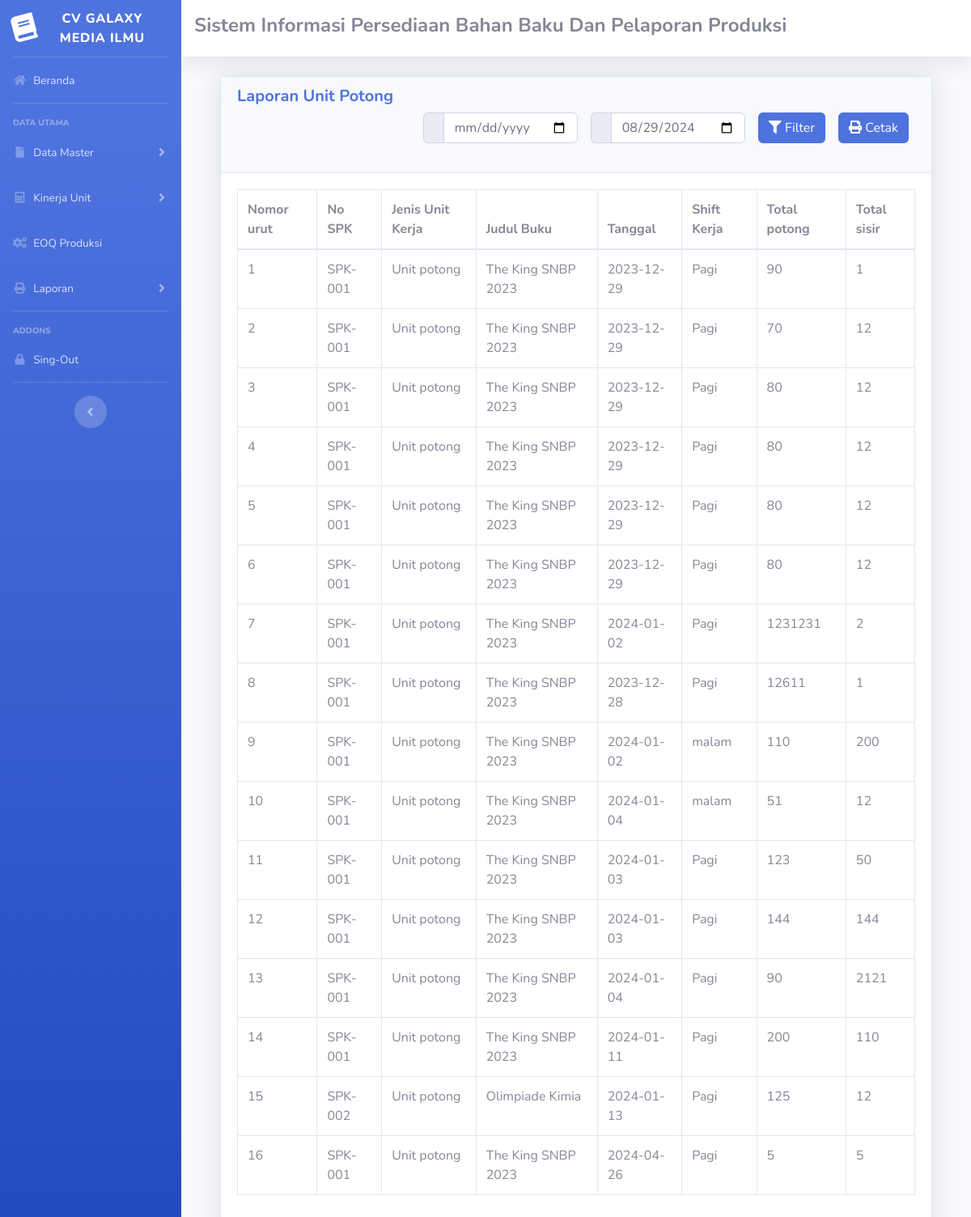
Page /s_admin.php?url=laporan_potong on the committed database.
### tables this page shows
CREATE TABLE `unit_potong` (
  `id` int NOT NULL,
  `id_spk` int NOT NULL,
  `id_unit_kerja` int NOT NULL,
  `id_bahan_baku` int DEFAULT NULL,
  `shift_kerja` varchar(100) NOT NULL,
  `tanggal` date NOT NULL,
  `total_potong` int DEFAULT NULL,
  `total_sisir` int NOT NULL
);

CREATE TABLE `spk` (
  `id_spk` int NOT NULL,
  `id_pengguna` int NOT NULL,
  `no_spk` varchar(100) NOT NULL,
  `judul_buku` varchar(100) NOT NULL,
  `no_isbn` varchar(100) NOT NULL,
  `tanggal` date NOT NULL,
  `tanggal_permintaan_selesai` date NOT NULL,
  `oplah_cetak` int NOT NULL,
  `oplah_insheet` int NOT NULL,
  `ukuran_buku` varchar(100) NOT NULL,
  `jumlah_halaman` int NOT NULL,
  `jumlah_catern` int NOT NULL,
  `jumlah_plat` int NOT NULL,
  `ukuran_kertas` varchar(100) NOT NULL,
  `kebutuhan_kertas` varchar(100) NOT NULL,
  `mesin_cetak` varchar(100) NOT NULL
);

CREATE TABLE `unit_kerja` (
  `id_unit_kerja` int NOT NULL,
  `id_pengguna` int NOT NULL,
  `jenis_unit_kerja` varchar(100) NOT NULL
);

### laporan_potong.php (the view, shortened to what this page needs)
<!DOCTYPE html PUBLIC "-//W3C//DTD XHTML 1.0 Transitional//EN" "http://www.w3.org/TR/xhtml1/DTD/xhtml1-transitional.dtd">
<html xmlns="http://www.w3.org/1999/xhtml">
<head>
</head>
<body>
  <div class="container-fluid">
    <div class="card shadow mb-4">
      <div class="card-header">
        <h5 class="m-0 font-weight-bold text-primary"> Laporan Unit Potong</h6>
          <form method="GET" action="s_admin.php">
            <div class="d-flex flex-row-reverse">
              <div class="p-2">
                <button type="button" class="btn btn-primary" onclick="cetakLaporan()"><i class="fa fa-print"></i> Cetak</button>
              </div>
              <div class="p-2">
                <button type="submit" class="btn btn-primary"><i class="fa fa-filter"></i> Filter</button>
              </div>
              <div class="p-2">
                <div class="input-group mb-3">
                  <div class="input-group-prepend">
                    <span class="input-group-text"><i class="mdi mdi-calendar-month"></i></span>
                  </div>
                  <input type="date" class="form-control" name="akhir" value="<?php echo date('Y-m-d'); ?>">
                </div>
              </div>
              <div class="p-2">
                <div class="input-group mb-3">
                  <div class="input-group-prepend">
                    <span class="input-group-text"><i class="mdi mdi-calendar-month"></i></span>
                  </div>
                  <input type="date" class="form-control" name="awal" value="<?php echo isset($_GET['awal']) ? $_GET['awal'] : ''; ?>" required>
                </div>
              </div>
            </div>
          </form>
      </div>
      <div class="card-body">
        <div class="table-responsive">
          <table class="table table-bordered" id="dataTable" width="100%" cellspacing="0">
            <thead>
              <tr>
                <th>Nomor urut</th>
                <th>No SPK</th>
                <th>Jenis Unit Kerja</th>
                <th>Judul Buku</th>
                <th>Tanggal</th>
                <th>Shift Kerja</th>
                <th>Total potong</th>
                <th>Total sisir</th>
              </tr>
            </thead>
            <tbody>
              <?php
              require 'koneksi.php';
              $counter = 1;
              if (isset($_GET['awal'])) {
                $awal = $_GET['awal'];
                $akhir = $_GET['akhir'];
                $sql = "SELECT id,no_spk,jenis_unit_kerja,judul_buku,up.tanggal,shift_kerja,total_potong,total_sisir
                        FROM unit_potong up
                        INNER JOIN spk ON up.id_spk = spk.id_spk
                        INNER JOIN unit_kerja ON up.id_unit_kerja = unit_kerja.`id_unit_kerja`
                        WHERE up.`tanggal` >= '$awal' AND up.`tanggal` <= '$akhir';";
              } else {
                $sql = "SELECT id,no_spk,jenis_unit_kerja,judul_buku,up.tanggal,shift_kerja,total_potong,total_sisir
                        FROM unit_potong up
                        INNER JOIN spk ON up.id_spk = spk.id_spk
                        INNER JOIN unit_kerja ON up.id_unit_kerja = unit_kerja.`id_unit_kerja`;";
              }
              $result = mysqli_query($conn, $sql);
              $data = mysqli_fetch_all($result, MYSQLI_ASSOC);
              foreach ($data as $row) {
              ?>
                <tr>
                  <td><?php echo $counter++; ?></td>
                  <td><?php echo $row['no_spk']; ?></td>
                  <td><?php echo $row['jenis_unit_kerja']; ?></td>
                  <td><?php echo $row['judul_buku']; ?></td>
                  <td><?php echo $row['tanggal']; ?></td>
                  <td><?php echo $row['shift_kerja']; ?></td>
                  <td><?php echo $row['total_potong']; ?></td>
                  <td><?php echo $row['total_sisir']; ?></td>
                </tr>
              <?php
              }
              ?>
            </tbody>
          </table>
        </div>
      </div>
    </div>
  </div>
</body>
</html>

### rows in the picture
unit_potong: id_spk.no_spk "SPK-001", id_unit_kerja.jenis_unit_kerja "Unit potong", id_spk.judul_buku "The King SNBP 2023", tanggal "2023-12-29", shift_kerja "Pagi", total_potong "90", total_sisir "1"
unit_potong: id_spk.no_spk "SPK-001", id_unit_kerja.jenis_unit_kerja "Unit potong", id_spk.judul_buku "The King SNBP 2023", tanggal "2023-12-29", shift_kerja "Pagi", total_potong "70", total_sisir "12"
unit_potong: id_spk.no_spk "SPK-001", id_unit_kerja.jenis_unit_kerja "Unit potong", id_spk.judul_buku "The King SNBP 2023", tanggal "2023-12-29", shift_kerja "Pagi", total_potong "80", total_sisir "12"
unit_potong: id_spk.no_spk "SPK-001", id_unit_kerja.jenis_unit_kerja "Unit potong", id_spk.judul_buku "The King SNBP 2023", tanggal "2023-12-29", shift_kerja "Pagi", total_potong "80", total_sisir "12"
unit_potong: id_spk.no_spk "SPK-001", id_unit_kerja.jenis_unit_kerja "Unit potong", id_spk.judul_buku "The King SNBP 2023", tanggal "2023-12-29", shift_kerja "Pagi", total_potong "80", total_sisir "12"
unit_potong: id_spk.no_spk "SPK-001", id_unit_kerja.jenis_unit_kerja "Unit potong", id_spk.judul_buku "The King SNBP 2023", tanggal "2023-12-29", shift_kerja "Pagi", total_potong "80", total_sisir "12"
unit_potong: id_spk.no_spk "SPK-001", id_unit_kerja.jenis_unit_kerja "Unit potong", id_spk.judul_buku "The King SNBP 2023", tanggal "2024-01-02", shift_kerja "Pagi", total_potong "1231231", total_sisir "2"
unit_potong: id_spk.no_spk "SPK-001", id_unit_kerja.jenis_unit_kerja "Unit potong", id_spk.judul_buku "The King SNBP 2023", tanggal "2023-12-28", shift_kerja "Pagi", total_potong "12611", total_sisir "1"
unit_potong: id_spk.no_spk "SPK-001", id_unit_kerja.jenis_unit_kerja "Unit potong", id_spk.judul_buku "The King SNBP 2023", tanggal "2024-01-02", shift_kerja "malam", total_potong "110", total_sisir "200"
unit_potong: id_spk.no_spk "SPK-001", id_unit_kerja.jenis_unit_kerja "Unit potong", id_spk.judul_buku "The King SNBP 2023", tanggal "2024-01-04", shift_kerja "malam", total_potong "51", total_sisir "12"
unit_potong: id_spk.no_spk "SPK-001", id_unit_kerja.jenis_unit_kerja "Unit potong", id_spk.judul_buku "The King SNBP 2023", tanggal "2024-01-03", shift_kerja "Pagi", total_potong "123", total_sisir "50"
unit_potong: id_spk.no_spk "SPK-001", id_unit_kerja.jenis_unit_kerja "Unit potong", id_spk.judul_buku "The King SNBP 2023", tanggal "2024-01-03", shift_kerja "Pagi", total_potong "144", total_sisir "144"
unit_potong: id_spk.no_spk "SPK-001", id_unit_kerja.jenis_unit_kerja "Unit potong", id_spk.judul_buku "The King SNBP 2023", tanggal "2024-01-04", shift_kerja "Pagi", total_potong "90", total_sisir "2121"
unit_potong: id_spk.no_spk "SPK-001", id_unit_kerja.jenis_unit_kerja "Unit potong", id_spk.judul_buku "The King SNBP 2023", tanggal "2024-01-11", shift_kerja "Pagi", total_potong "200", total_sisir "110"
unit_potong: id_spk.no_spk "SPK-002", id_unit_kerja.jenis_unit_kerja "Unit potong", id_spk.judul_buku "Olimpiade Kimia", tanggal "2024-01-13", shift_kerja "Pagi", total_potong "125", total_sisir "12"
unit_potong: id_spk.no_spk "SPK-001", id_unit_kerja.jenis_unit_kerja "Unit potong", id_spk.judul_buku "The King SNBP 2023", tanggal "2024-04-26", shift_kerja "Pagi", total_potong "5", total_sisir "5"
